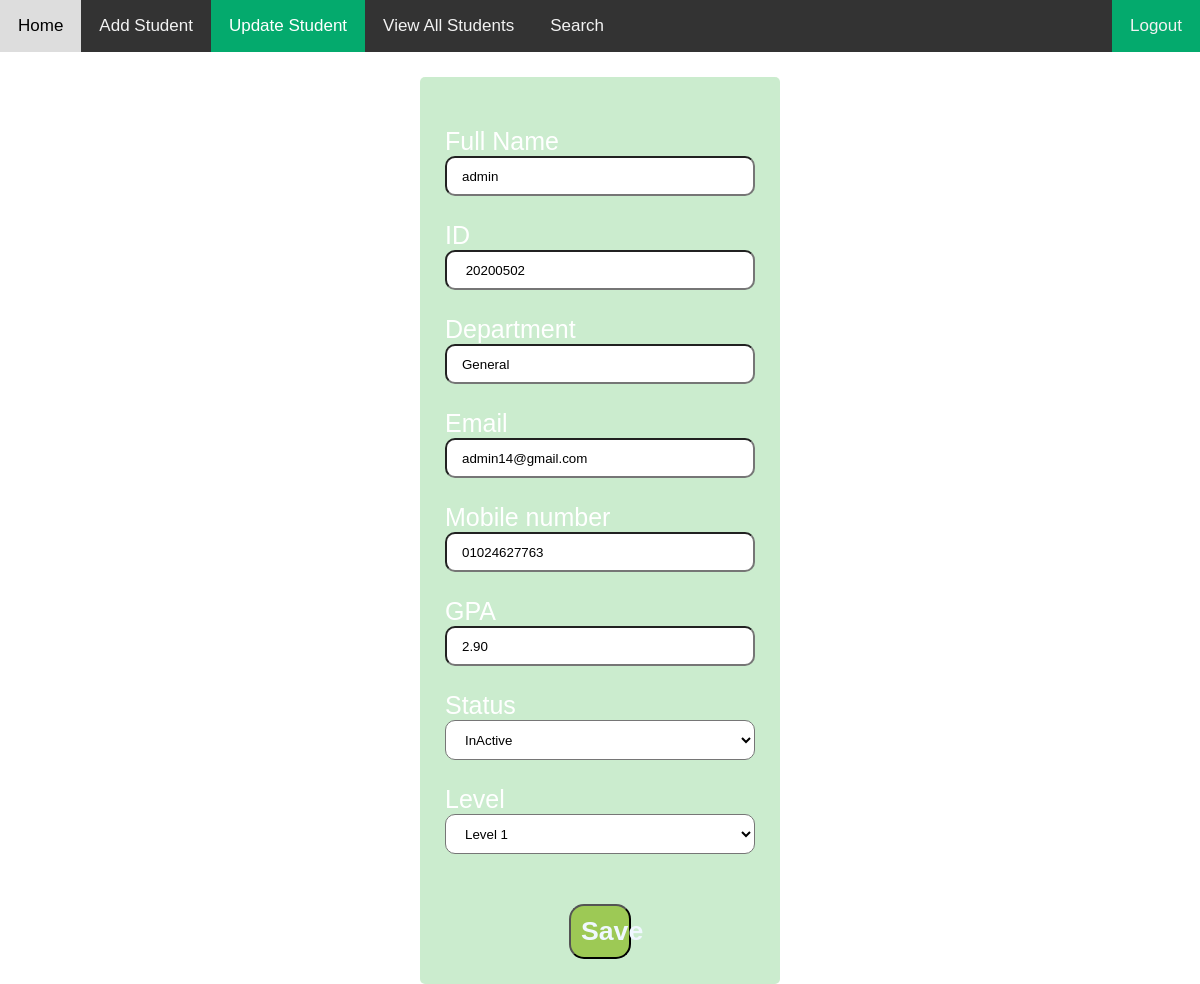
The page /Student/update/20200502 (signed in) on the database its author committed.
### Student/models.py (models this page shows, shortened)
class Student(models.Model):
    Name = models.CharField(max_length=60,null=True)
    id = models.CharField(max_length=8,primary_key=True)
    Email = models.EmailField(max_length= 25)
    Gender = models.CharField(max_length=6,choices=ge)
    MobileNumber = models.CharField(max_length=11)
    Date_of_birth = models.DateField(null=True)
    GPA = models.DecimalField(max_digits=3,decimal_places=2,null=True)
    status = models.CharField(max_length=8,choices=st)
    level = models.CharField(max_length=1,choices=lev)
    Department = models.CharField(max_length=7,choices=dep)
    class Meta:
        ordering = ['Name']

### Student/views.py (the view)
# urls.py: path('update/<int:id>',views.indexStudentUpdate,name='studentUpdate'),
@login_required(login_url='Home/page1')
def indexStudentUpdate(request,id):
    mystudent = Student.objects.get(id=id)
    template = loader.get_template('Student/indexUpdate.html')
    context = {
    'mystudent': mystudent,
    }
    return HttpResponse(template.render(context, request))

### templates/Student/indexUpdate.html (shortened to what this page needs)
{% block content %}
{% load static %}
<!DOCTYPE html>
<html>
    <head>
        <link rel="stylesheet" href="{% static 'css/css_topnav.css' %}">
        <link rel="stylesheet" href="https://cdnjs.cloudflare.com/ajax/libs/font-awesome/4.7.0/css/font-awesome.min.css">
        <link rel="stylesheet" href="{% static 'css/css_add.css' %}">
      </head>
  <body>
    <div class="topnav">
      <a  href="{% url 'Home' %}">Home</a>
      <a  href="{% url 'add' %}">Add Student</a>
      <a class="active" href="{% url 'update' %}">Update Student</a>
      <a  href="{% url 'view' %}">View All Students</a>
      <a  href="{% url 'search' %}">Search</a>
      <div class="topnav_rigth">
        <a class="Aout" href="{% url 'logout' %}">Logout</a>
      </div>
  </div>
    <div class="all">
      <div class="form" >
        <form action="updaterow/{{mystudent.id}}" id="FORM" method="POST">
          <div class="input">
            <div>
              <label for="Username">Full Name</label>
              <input type="text" name="username" value="{{mystudent.Name}}" required placeholder="your name">
            </div>
            <div>
              <label for="id">ID</label>
              <input type="text" value=" {{mystudent.id}}" class="left field" readonly>
            </div>
            <div>
              {% if mystudent.level == '3' %}
              <label for="Department">Department</label>
              <select name="Department" id="Department">
                <option value="{{mystudent.Department}}">{{mystudent.Department}}</option>
                {% if  mystudent.Department != 'CS'%}
                <option value="CS">CS</option>{% endif %}
                {% if  mystudent.Department != 'IT'%}
                <option value="IT">IT</option>{% endif %}
                {% if  mystudent.Department != 'IS'%}
                <option value="IS">IS</option>{% endif %}
                {% if  mystudent.Department != 'AI'%}
                <option value="AI">AI</option>{% endif %}
                {% if  mystudent.Department != 'DS'%}
                <option value="DS">DS</option>{% endif %}
                </select>
              {% else %}
              <label for="Department">Department</label>
              <input type="text" name="Department"  value="{{mystudent.Department}}" class="left field" readonly>
              {% endif %}
            </div>
            <div>
              <label for="email">Email</label>
              <input type="email" name="email"  value="{{mystudent.Email}}" required placeholder="your email">
            </div>
            <div>
              <label for="mobile number">Mobile number</label>
              <input type="number" name="mobile_number"  value="{{mystudent.MobileNumber}}" id="NUM" required placeholder="your mobile">
            </div>
            <div>
              <label for="GPA">GPA</label>
              <input  name="gpa" type="number" value="{{mystudent.GPA}}" id="GPA" min="0" max="4" step="0.1" required placeholder="your GPA">
            </div>
            <div>
            <label for="status">Status</label>
              <select name="status">
                <option value="{{mystudent.status}}">{{mystudent.status}}</option>
              </select>
            </div>
            <div>
              <label for="level">Level</label>
              <select name="level">
                <option value="{{mystudent.level}}"> Level {{mystudent.level}}</option>
              </select>
            </div>
          </div>
          </div>
          <div class="add">
            <button type="submit" id="ADDD"> <h1>Save</h1></button>
          </div>
      </div>
</html>
{% endblock content %}

### project/static/css/css_topnav.css (style rules this page uses)
* { box-sizing: border-box; }
body { margin: 0; font-family: Arial; }
.topnav_rigth { float: right; }
.Aout { background-color: #04AA6D; color: white; }
.topnav { overflow: hidden; background-color: #333; }
.topnav a { float: left; display: block; color: #f2f2f2; text-align: center; padding: 16px 18px; text-decoration: none; font-size: 17px; }
.topnav a.active { background-color: #04AA6D; color: white; }

### project/static/css/css_add.css (style rules this page uses)
* { margin: 0px; padding: 0px; box-sizing: border-box; }
body { background-image: url("../img/black-concrete-textured-background.jpg"); background-size: cover; min-height: 100vh; color: black; }
.all { margin: auto; color: #ffffff; background-color: #39b64242; border-radius: 5px; margin-top: 25px; padding: 25px; border-radius: 5px; width: 30%; }
.input div { margin-bottom: 25px; width: 100%; }
.input div input ,.input div select { width: 100%; height: 40px; border-radius: 10px; background-color: rgb(255 255 255); padding-left: 15px ; }
.form { margin-top: 25px; }
.add { text-align: center; margin-top: 50px; }
.add button { width: 20%; font-weight: bolder; background-color: rgb(157, 201, 85); color: aliceblue; border-radius: 15px; padding: 10px 10px 10px 10px; }
.input div label { font-size: 25px; }

### rows shown on the page
Student: username "admin", id "20200502", Department "General", email "admin14@gmail.com", mobile_number "01024627763", gpa "2.90", status "InActive"
